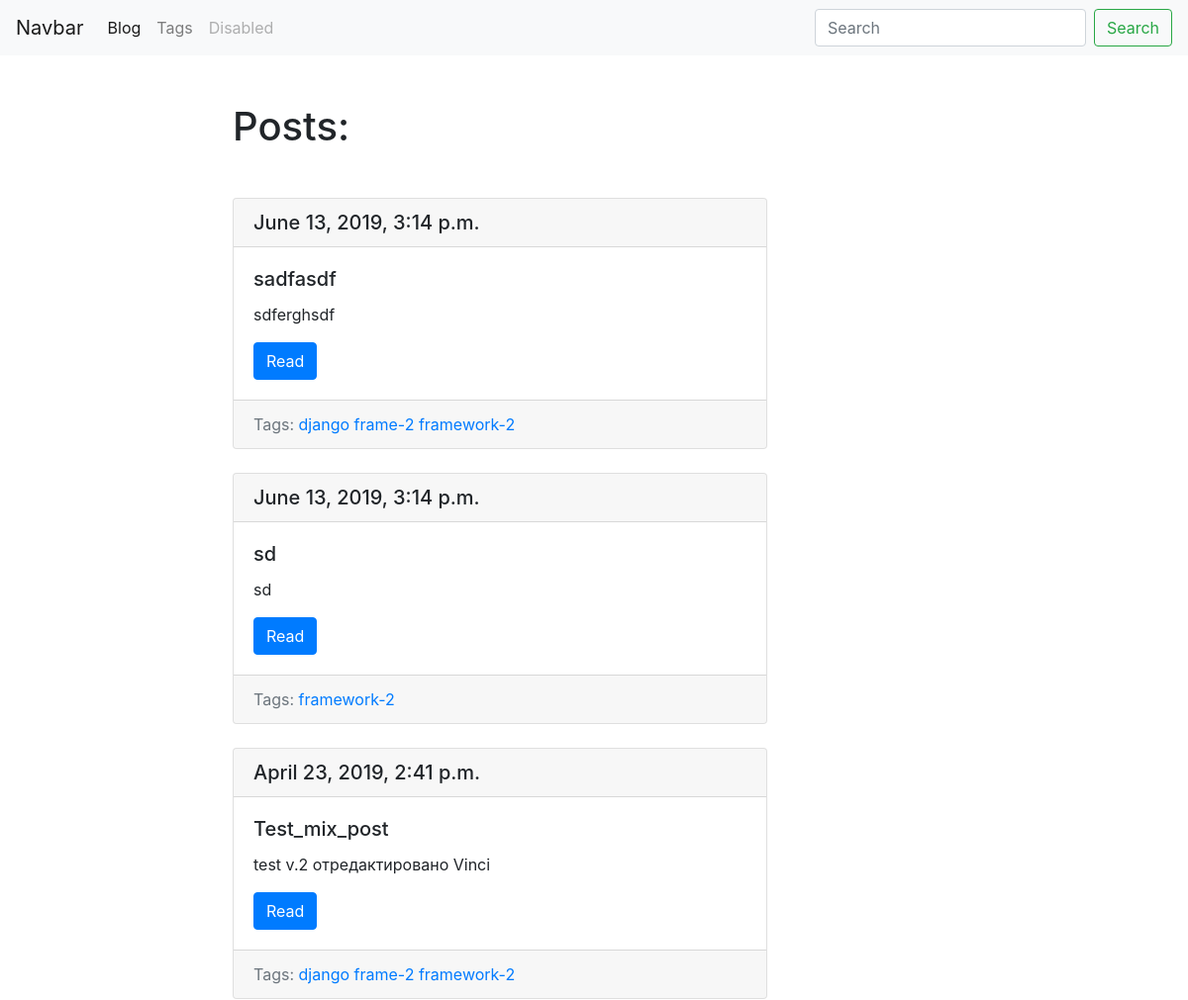
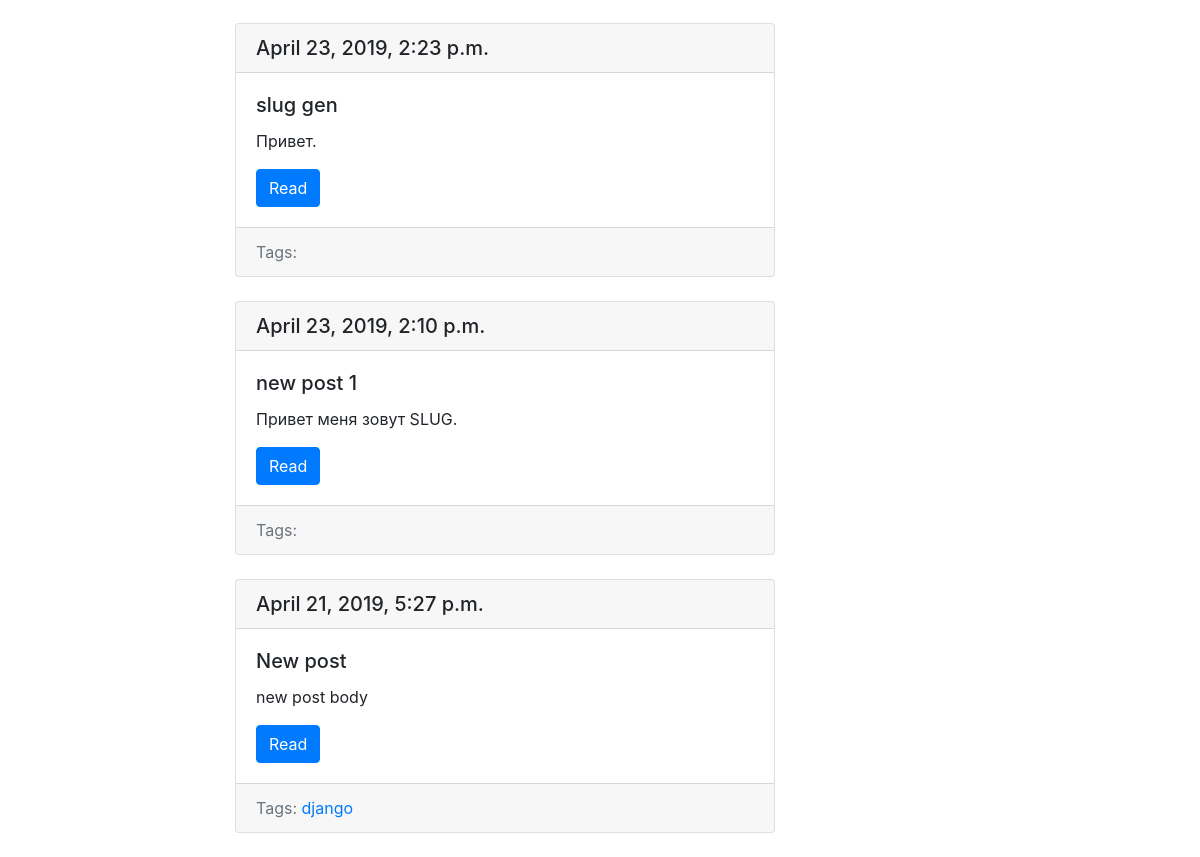
/blog/, run on an earlier commit of the app's database (2 pictures, top to bottom).
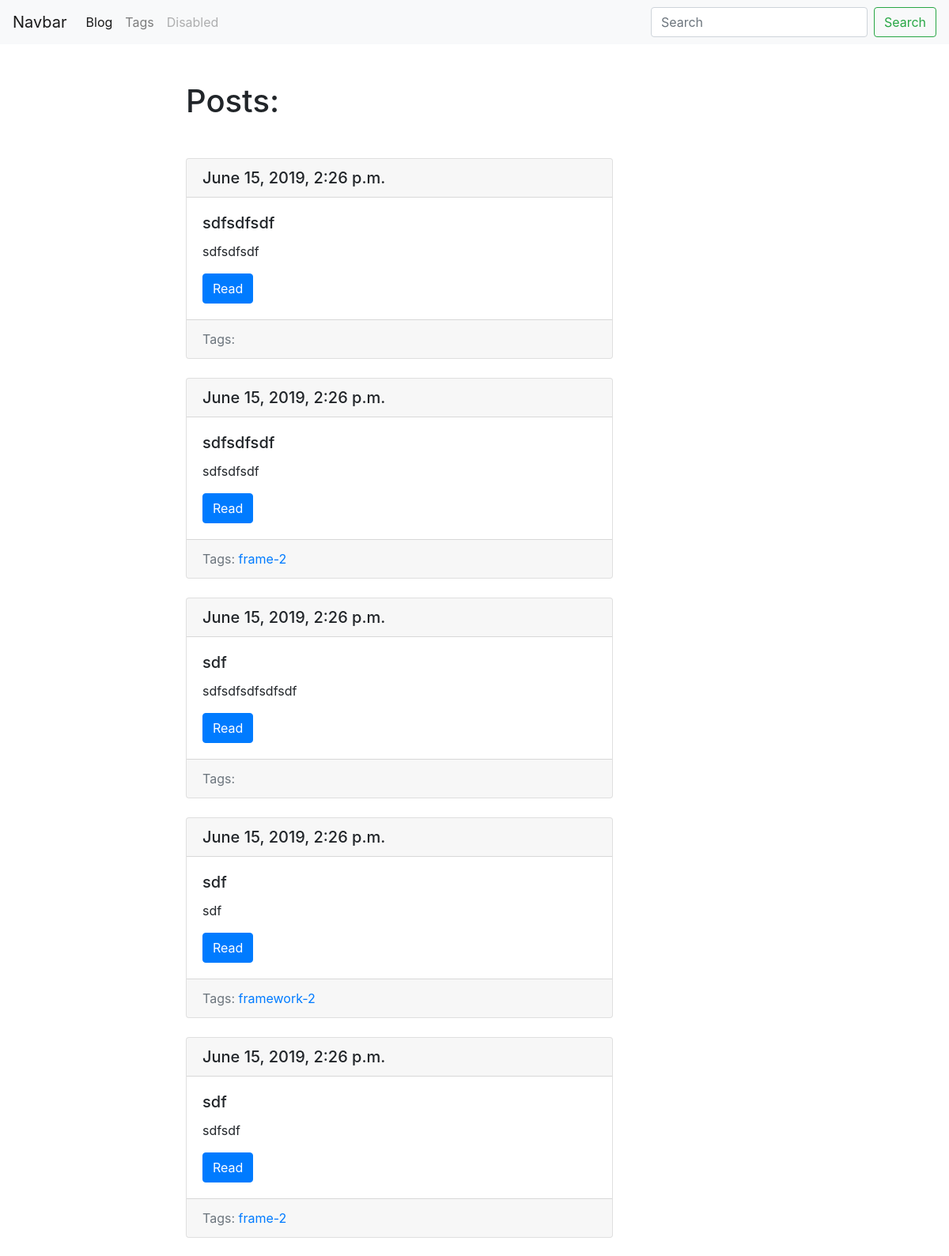
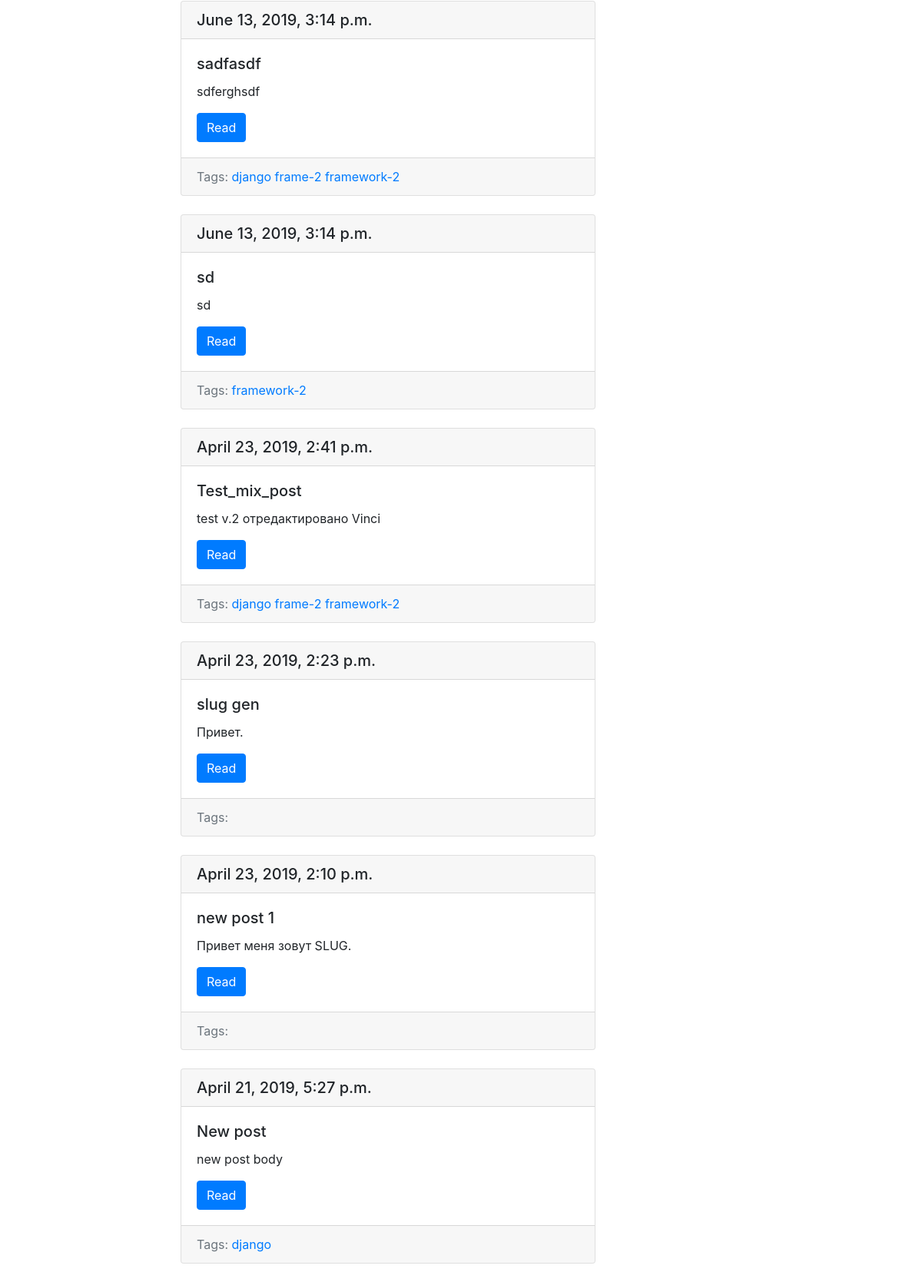
And on a later commit of the database (2 pictures, top to bottom).
### blog/models.py (models this page shows, shortened)
class Post(models.Model):
    title = models.CharField(max_length=150, db_index = True)
    slug = models.SlugField(max_length=150, blank = True, unique = True)
    body = models.TextField(blank=True, db_index=True)
    date_pub = models.DateTimeField(auto_now_add=True)
    tags = models.ManyToManyField('Tag', blank=True, related_name='posts')
    def get_absolute_url(self):
        return reverse('post_detail_url', kwargs={'slug':self.slug})
    class Meta:
        ordering = ['-date_pub']

class Tag(models.Model):
    title = models.CharField(max_length=50)
    slug = models.SlugField(max_length=150, unique = True)
    def get_absolute_url(self):
        return reverse('tag_detail_url', kwargs={'slug':self.slug})
    class Meta:
        ordering = ['title']

### blog/views.py (the view)
# urls.py: path('', post_list ,name='posts_list_url'),
def post_list(request):
    search_query = request.GET.get('search','')
    if search_query:
        posts = Post.objects.filter(Q(title__icontains=search_query)| Q(body__icontains=search_query))
    else:
        posts = Post.objects.all()
    paginator = Paginator(posts, 100)
    page_number = request.GET.get('page', 1)
    page = paginator.get_page(page_number)
    is_paginated = page.has_other_pages()
    if page.has_previous():
        prev_url = '?page={}'.format(page.previous_page_number())
    else:
        prev_url = ''
    if page.has_next():
        next_url = '?page={}'.format(page.next_page_number())
    else:
        next_url = ''
    context = {
        'page_obj': page,
        'is_paginated': is_paginated,
        'prev_url': prev_url,
        'next_url': next_url,
    }
    return render(request, 'blog/index.html', context=context)

### blog/templates/blog/index.html (shortened to what this page needs)
{% extends 'blog/base_blog.html' %}
{% block content%}
  <h1 class="mb-5">Posts:</h1>
  {%for post in page_obj.object_list%}
    {% include 'blog/includes/post_card_template.html' %}
  {%endfor%}
{% endblock %}

### blog/templates/blog/includes/post_card_template.html
<div class="card mb-4">
  <h5 class="card-header">{{post.date_pub}}</h5>
  <div class="card-body">
    <h5 class="card-title">{{post.title}}</h5>
    <p class="card-text">{{post.body|truncatewords:15}}</p>
    <a href="{{post.get_absolute_url}}" class="btn btn-primary">Read</a>
  </div>
  <div class="card-footer text-muted">
    <a>Tags:</a>
    {% for tag in post.tags.all %}
    <a href='{{tag.get_absolute_url}}'>{{tag.title}}</a>
    {%endfor%}
  </div>
</div>

What changed in the data, as far as the page shows it:
added Post: date_pub "June 15, 2019, 2:26 p.m.", title "sdfsdfsdf", body "sdfsdfsdf"
added Post: date_pub "June 15, 2019, 2:26 p.m.", title "sdfsdfsdf", body "sdfsdfsdf", Tag (title "frame-2")
added Post: date_pub "June 15, 2019, 2:26 p.m.", title "sdf", body "sdfsdfsdfsdfsdf"
added Post: date_pub "June 15, 2019, 2:26 p.m.", title "sdf", body "sdf", Tag (title "framework-2")
added Post: date_pub "June 15, 2019, 2:26 p.m.", title "sdf", body "sdfsdf", Tag (title "frame-2")
